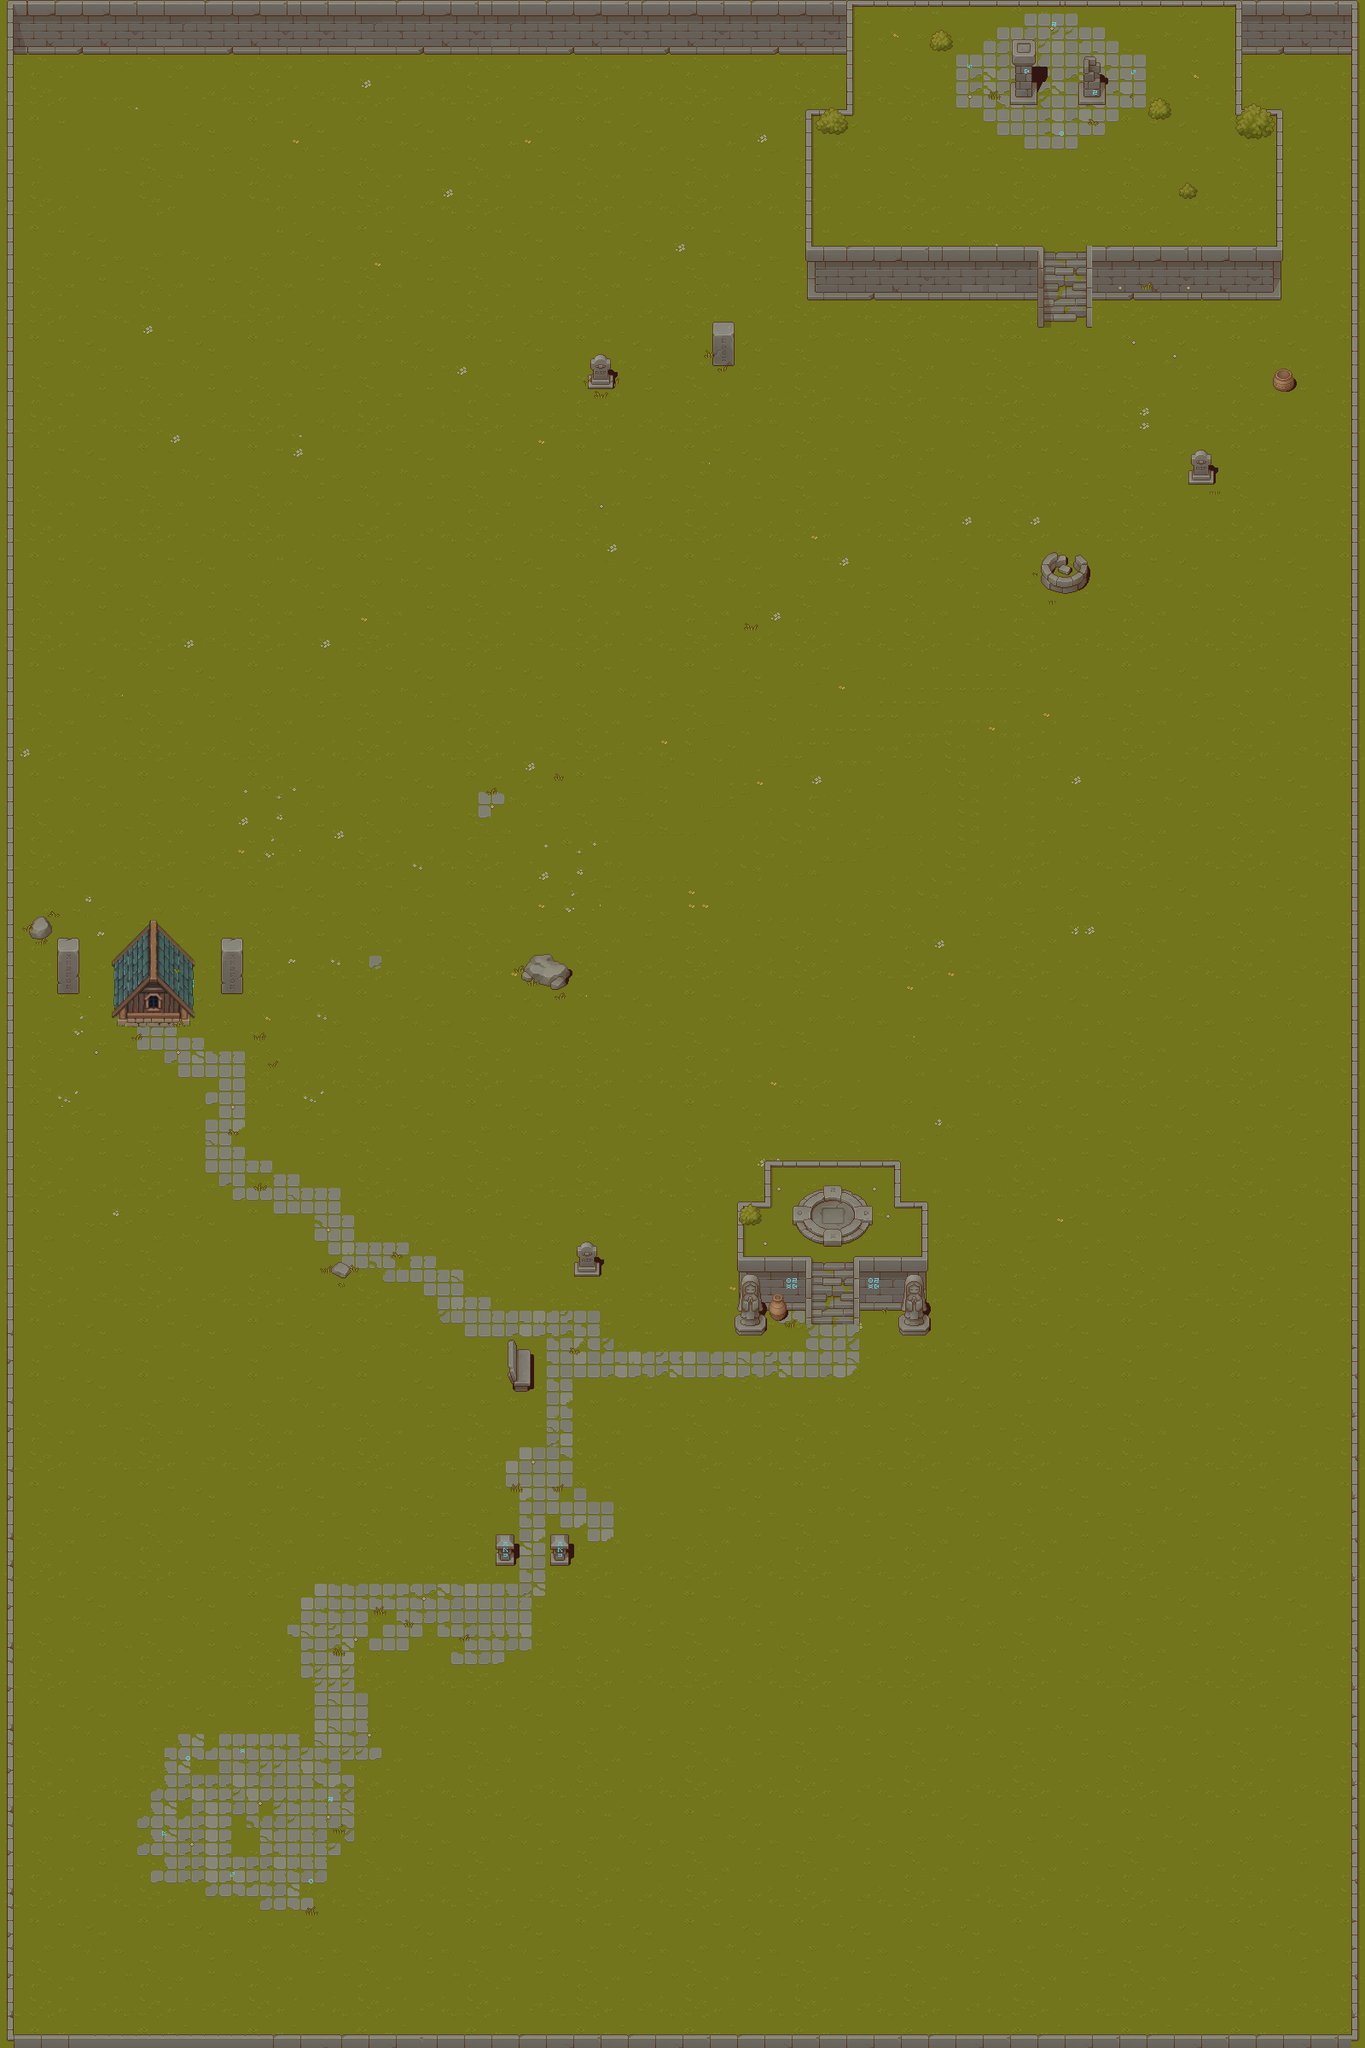

Below is a game level as drawn by its tile map, then a one-line description and the .tmx that defines it (tile-layer data replaced by summaries):
An orthogonal 100x150 tile map with 16x16 px tiles, 7 tile layers (grass, road, mur, stele, ...), 10 tilesets and 72 objects (67x collision, Player, coffre1, le_guide, portail1).

<map version="1.10" tiledversion="1.11.2" orientation="orthogonal" renderorder="right-down" width="100" height="150" tilewidth="16" tileheight="16" infinite="0" nextlayerid="10" nextobjectid="124">
 <tileset firstgid="1" source="grass.tsx" />
 <tileset firstgid="257" source="escaliers.tsx" />
 <tileset firstgid="1281" source="murs.tsx" />
 <tileset firstgid="2305" source="objects.tsx" />
 <tileset firstgid="3329" source="plants.tsx" />
 <tileset firstgid="4353" source="houses.tsx" />
 <tileset firstgid="5655" source="ombres.tsx" />
 <tileset firstgid="6679" source="housess.tsx" />
 <tileset firstgid="7981" source="portal.tsx" />
 <tileset firstgid="8062" source="objet_avec_ombres.tsx" />
 <layer id="1" name="grass" width="100" height="150">
  <data>[15000 cells, 14999 non-empty, 95 distinct tile ids]</data>
 </layer>
 <layer id="4" name="road" width="100" height="150">
  <data>[15000 cells, 476 non-empty, 86 distinct tile ids]</data>
 </layer>
 <layer id="3" name="mur" width="100" height="150">
  <data>[15000 cells, 990 non-empty, 405 distinct tile ids]</data>
 </layer>
 <layer id="5" name="stele" width="100" height="150">
  <data>[15000 cells, 1331 non-empty, 351 distinct tile ids]</data>
 </layer>
 <layer id="7" name="decors" width="100" height="150">
  <data>[15000 cells, 104 non-empty, 73 distinct tile ids]</data>
 </layer>
 <layer id="8" name="haut_mais" width="100" height="150">
  <data>[15000 cells, 0 non-empty, 0 distinct tile ids]</data>
 </layer>
 <layer id="9" name="haut_2" width="100" height="150">
  <data>[15000 cells, 57 non-empty, 57 distinct tile ids]</data>
 </layer>
 <objectgroup id="2" name="objects">
  <object id="1" name="Player" x="297.06" y="2137.42">
   <point />
  </object>
  <object id="2" name="collision" x="0.5" y="2.5" width="14.5" height="2376.67" />
  <object id="4" name="collision" x="1583.5" y="0.25" width="25.75" height="2379.5" />
  <object id="6" name="collision" x="-1.25" y="2376.75" width="1591.75" height="24" />
  <object id="24" name="collision" x="1220.5" y="648.25" width="53.75" height="28.5" />
  <object id="25" name="collision" x="1222" y="676.5" width="49.75" height="8.25" />
  <object id="26" name="collision" x="1230.75" y="685" width="33" height="7" />
  <object id="27" name="coffre1" x="961.973" y="1402.03">
   <point />
  </object>
  <object id="31" name="collision" x="689.396" y="415.438" width="29.5208" height="40.75" />
  <object id="34" name="collision" x="1393.17" y="529.417" width="29.4166" height="38.1667" />
  <object id="35" name="collision" x="1346.04" y="303.667" width="29.4166" height="38.1667" />
  <object id="37" name="collision" x="625.474" y="1119.64" width="21.2348" height="33.2576" />
  <object id="38" name="collision" x="647.11" y="1128.92" width="14.6893" height="21.9849" />
  <object id="39" name="collision" x="612.655" y="1128.46" width="12.8711" height="21.4394" />
  <object id="40" name="collision" x="646.837" y="1150.83" width="14.6893" height="8.16672" />
  <object id="41" name="collision" x="832.746" y="375.826" width="31.4166" height="52.1667" />
  <object id="42" name="collision" x="12.1666" y="-2.1667" width="981.333" height="66" />
  <object id="44" name="collision" x="42.2727" y="1075.18" width="11.8182" height="16.1818" />
  <object id="45" name="collision" x="37.9091" y="1091.64" width="16" height="7.63635" />
  <object id="46" name="collision" x="53.4545" y="1084.45" width="6.36365" height="8.54544" />
  <object id="47" name="collision" x="53.9091" y="1093.27" width="3.54547" height="2.27271" />
  <object id="48" name="collision" x="53.9576" y="1095.51" width="2.09093" height="1.36362" />
  <object id="49" name="collision" x="38.3636" y="1080.55" width="3.72729" height="10.7273" />
  <object id="50" name="collision" x="40.2818" y="1077.37" width="1.90855" height="3.05204" />
  <object id="51" name="collision" x="34.1779" y="1085.21" width="3.90516" height="10.7035" />
  <object id="52" name="collision" x="396.11" y="1479.01" width="4.78025" height="17.0758" />
  <object id="53" name="collision" x="391.246" y="1483.78" width="4.78025" height="9.80307" />
  <object id="54" name="collision" x="401.428" y="1480.37" width="4.78025" height="16.894" />
  <object id="55" name="collision" x="406.155" y="1485.01" width="4.78025" height="8.71216" />
  <object id="56" name="collision" x="388.337" y="1485.73" width="3.05298" height="6.25761" />
  <object id="75" name="collision" x="1492" y="430" width="26.6667" height="30" />
  <object id="77" name="collision" x="944.667" y="287.333" width="270.667" height="61.3333" />
  <object id="78" name="collision" x="1278.67" y="290" width="224.666" height="58.6667" />
  <object id="79" name="collision" x="992" y="-0.666667" width="6" height="136.667" />
  <object id="80" name="collision" x="1448.67" y="-0.666667" width="6.66667" height="132" />
  <object id="85" name="collision" x="1456" y="3" width="129.333" height="59.3333" />
  <object id="86" name="collision" x="992" y="-13.3333" width="461.333" height="20.6667" />
  <object id="87" name="collision" x="1272" y="288.667" width="9.33333" height="94.6667" />
  <object id="88" name="collision" x="1494" y="132.333" width="9.33333" height="158" />
  <object id="89" name="collision" x="867.002" y="1473.67" width="76.6667" height="60.3333" />
  <object id="90" name="collision" x="862.335" y="1539.33" width="33" height="22" />
  <object id="91" name="collision" x="1007.67" y="1472" width="78.0833" height="62.6667" />
  <object id="92" name="collision" x="864.669" y="1407" width="6.66667" height="68.3333" />
  <object id="93" name="collision" x="866.002" y="1406.33" width="36.6667" height="6.66667" />
  <object id="94" name="collision" x="940.832" y="1471.67" width="10.8333" height="94.6667" />
  <object id="95" name="collision" x="1001.67" y="1472.33" width="8.16667" height="94" />
  <object id="96" type="collision" x="1049.33" y="1407" width="37.6667" height="6.66667" />
  <object id="97" name="collision" x="1081" y="1412.33" width="7.04167" height="60" />
  <object id="98" name="collision" x="897.669" y="1359.67" width="156.667" height="6.33333" />
  <object id="99" name="collision" x="896.669" y="1366.33" width="6.66667" height="38.6667" />
  <object id="100" name="collision" x="1049" y="1367" width="6.66667" height="41.3333" />
  <object id="101" name="collision" x="868.335" y="1411" width="19.6667" height="18.6667" />
  <object id="102" name="collision" x="1055.33" y="1539.67" width="34.3333" height="23" />
  <object id="103" name="collision" x="900.169" y="1512.83" width="21" height="34.6667" />
  <object id="104" name="le_guide" x="184.5" y="1251.67">
   <point />
  </object>
  <object id="105" name="collision" x="259.833" y="1099.67" width="26" height="65.6667" />
  <object id="106" name="collision" x="68.1668" y="1099.67" width="25" height="65.6667" />
  <object id="107" name="collision" x="133.833" y="1132" width="93.6667" height="70.3333" />
  <object id="108" name="collision" x="944" y="129" width="9.33333" height="158" />
  <object id="109" name="collision" x="1216" y="288.667" width="9.33333" height="94.6667" />
  <object id="110" name="collision" x="1184.52" y="96.1988" width="30.9697" height="25.8182" />
  <object id="111" name="collision" x="1189.41" y="77.983" width="24.7348" height="30.8258" />
  <object id="112" name="collision" x="1264.85" y="97.0321" width="30.9697" height="25.8182" />
  <object id="113" name="collision" x="1271.07" y="78.733" width="19.6515" height="30.9091" />
  <object id="114" name="collision" x="582.303" y="1799.55" width="19.6666" height="34.6667" />
  <object id="115" name="collision" x="646.303" y="1799.05" width="19.6666" height="34.6667" />
  <object id="117" x="862" y="1321.33">
   <point />
  </object>
  <object id="118" name="collision" x="1085.75" y="1472.38" width="2.625" height="17.625" />
  </objectgroup>
</map>
<!-- 4 of 72 objects omitted -->
